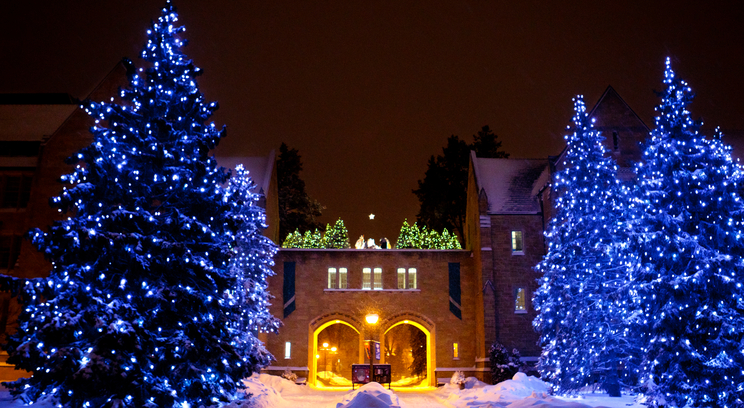
%> input picture ust_arches.jpg, 744 x 408 px
$ octave Image_stuff.m   (GNU Octave 9; MATLAB toolbox functions it lacks are replaced by stand-ins)
%> lines starting %> are read from the running program, lines starting %| are printed output that depends on the picture
img = imread('ust_arches.jpg');
%> img is the input picture: size 408x744x3 uint8; mean R, G, B 47.4, 37.4, 62.6

imshow(img);

%[Lightness, Average, Luminosity] = mygrayscale(img);
%figure, imshow(Lightness);
%figure, imshow(Average);
%figure, imshow(Luminosity);

cimg = img;
[row, column, channel] = size(img);
%> row = 408; column = 744; channel = 3
%(row column channel)
cimg(:,1:(column/3),3) = img(:,1:(column/3),2);
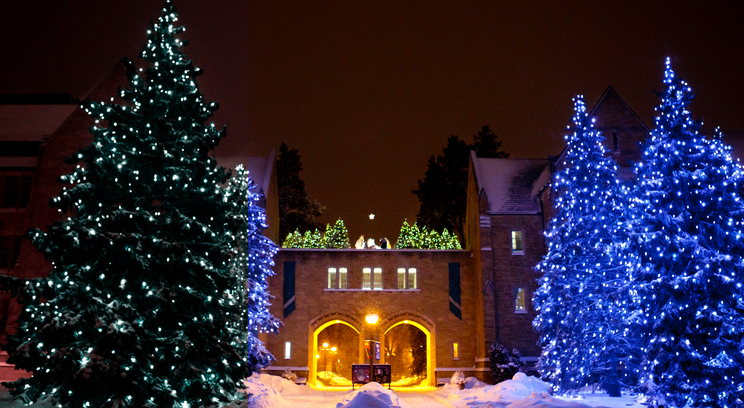
%> cimg: size 408x744x3 uint8; mean R, G, B 47.4, 37.4, 51.7
cimg(:,1:(column/3),2) = zeros(row,(column/3));
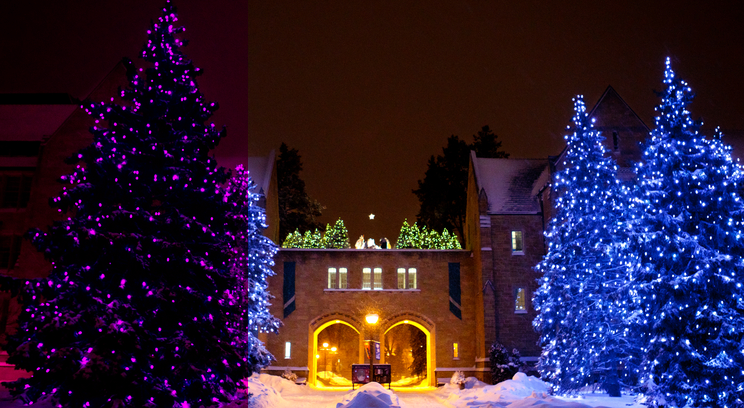
%> cimg: size 408x744x3 uint8; mean R, G, B 47.4, 29.8, 51.7
cimg(:,(2*column)/3:end,3) = cimg(:,(2*column)/3:end,1);
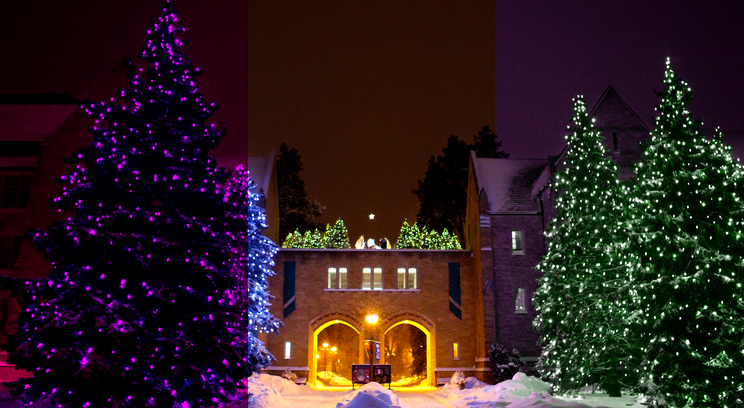
%> cimg: size 408x744x3 uint8; mean R, G, B 47.4, 29.8, 30.9
figure, imshow(cimg);
